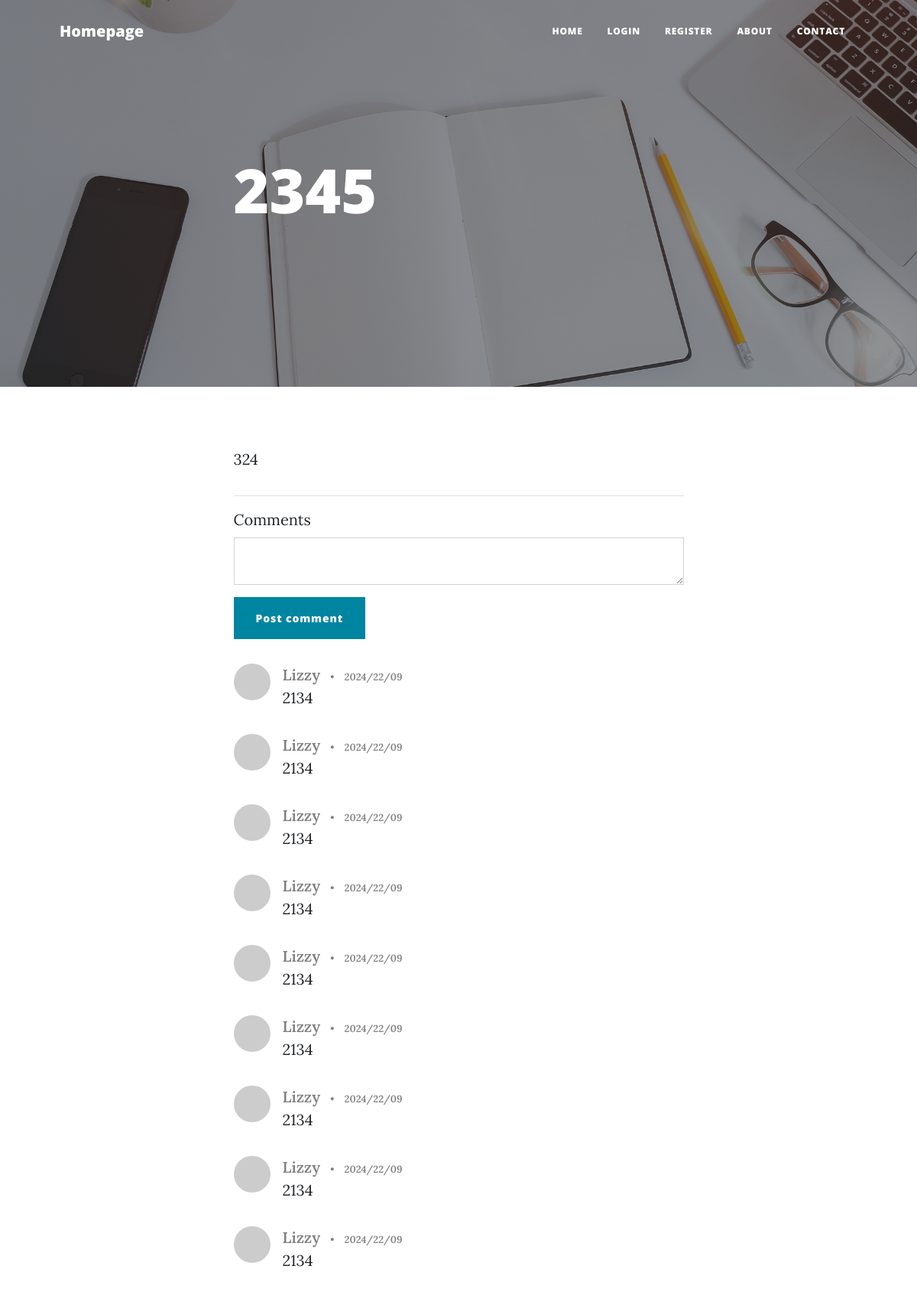
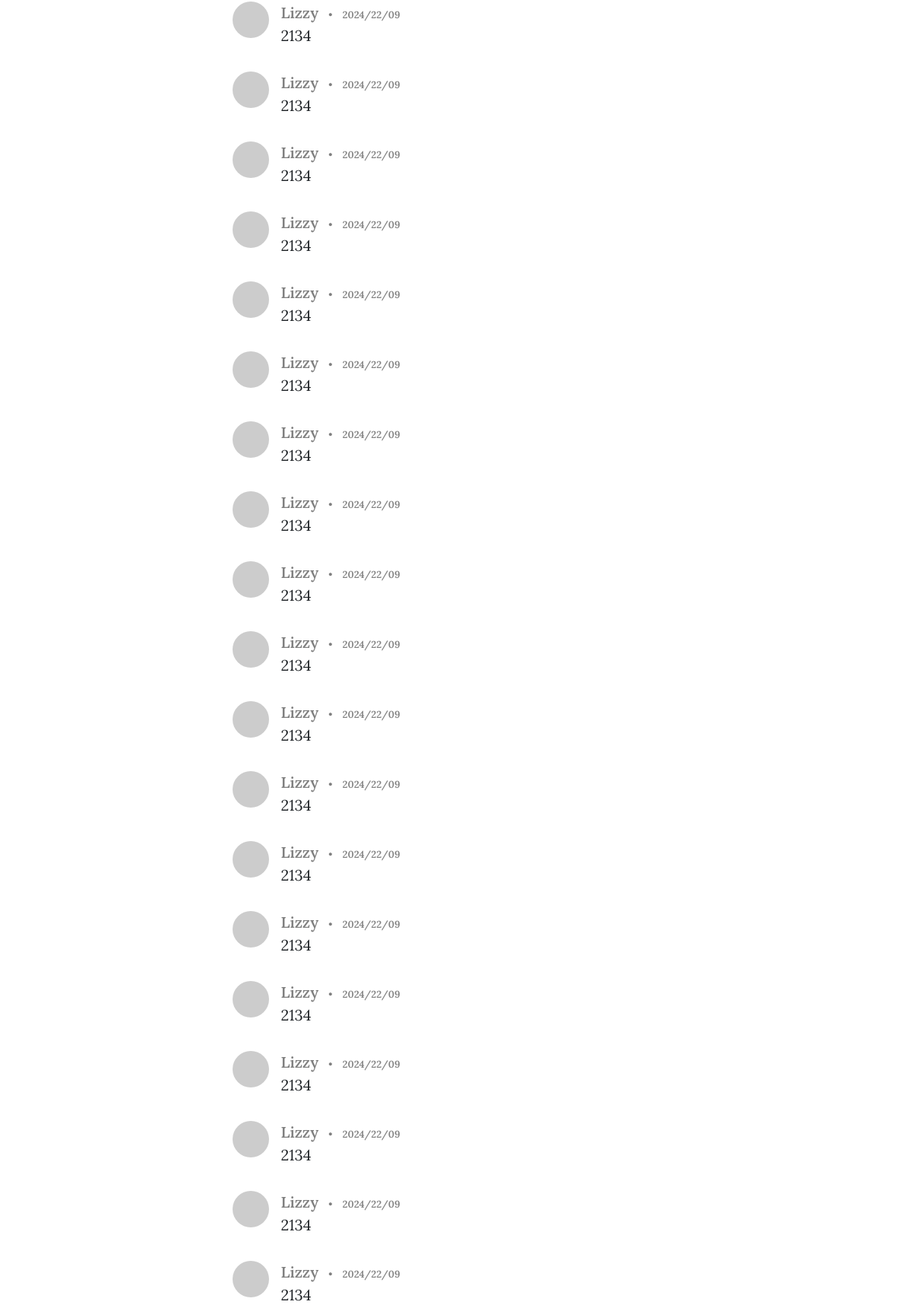
The page /1 (upper part) on the database its author committed (2 pictures, top to bottom).
### database.py (models this page shows)
class Blogs(Base):
    __tablename__ = 'Blogs'
    id:Mapped[int] = mapped_column(primary_key=True)
    body:Mapped[str] = mapped_column(nullable=False)
    image:Mapped[str]
    title:Mapped[str] = mapped_column(nullable=False)
    subtitle:Mapped[str] = mapped_column(nullable=False)
    date:Mapped[str] = mapped_column(nullable=False)
    author_id:Mapped[int] = mapped_column(ForeignKey('User.id'), nullable=False)
    author:Mapped[User] = relationship('User', back_populates='blogs')

class Comments(Base):
    __tablename__ = 'Comments'
    id:Mapped[int] = mapped_column(primary_key=True)
    text:Mapped[str] = mapped_column(nullable=False)
    author_id:Mapped[int] = mapped_column(ForeignKey('User.id'), nullable=False)
    blog_id:Mapped[int] = mapped_column(ForeignKey('Blogs.id'), nullable=False)
    author:Mapped[User] = relationship('User', back_populates='comments')

class User(UserMixin, Base):
    __tablename__ = 'User'
    id:Mapped[int] = mapped_column(primary_key=True)
    email:Mapped[str] = mapped_column(nullable=False, unique=True)
    password:Mapped[str] = mapped_column(nullable=False)
    name:Mapped[str] = mapped_column(nullable=False)
    blogs:Mapped[List['Blogs']] = relationship('Blogs', back_populates='author')
    comments:Mapped[List['Comments']] = relationship('Comments', back_populates='author')

### main.py (the view, shortened to what this page needs)
@app.route('/<int:index>', methods=['GET', 'POST'])
def show_post(index):
    current_post = custom_func.get_blog_byID(id=index)
    form = CommentForm()
    print(current_post)
    return render_template('post.html', title=current_post.title, img=custom_func.get_img('home'), c_post=current_post, form=form, logged_in=current_user.is_authenticated,
                           comments=custom_func.get_comments_byID(index), date=custom_func.comment_date(), avatar=avatar)

### main.py
class CommentForm(FlaskForm):
    comment = CKEditorField("Comments", validators=[DataRequired()])
    submit = SubmitField("Post comment")

### main.py (called while the page is built)
def avatar(email):
    digest = md5(email.lower().encode('utf-8')).hexdigest()
    return f'https://www.gravatar.com/avatar/{digest}?d=identicon&s={100}'

    def comment_date():  # Formats the current time as yyyy/mm/dd: 2023/08/12
        date = datetime.datetime.now()
        return date.strftime("%Y/%d/%m")

    def get_blog_byID(id):  # Get Blogs row by ID
        return session.query(Blogs).filter_by(id=id).first()

    def get_img(place):
        placeholder = './static/assets/img/'
        ender = '-bg.jpg'
        return placeholder + place + ender  # eg: about_img = placeholder + 'about' + ender

    def get_comments_byID(id):  # Get the specific comments for the blog id
        return session.query(Comments).filter_by(blog_id=id).all()

### templates/post.html (shortened to what this page needs)
<!DOCTYPE html>
<html lang="en">
    <head>
        <link href="{{url_for('static', filename='css/styles.css')}}" rel="stylesheet" />
        <link href="{{url_for('static', filename='css/comments.css')}}" rel="stylesheet" />
    </head>
    <body>
        {% from 'bootstrap5/form.html' import render_form %}
        {% include 'header.html' %}
        <article class="mb-4">
            <div class="container px-4 px-lg-5">
                <div class="row gx-4 gx-lg-5 justify-content-center">
                    <div class="col-md-10 col-lg-8 col-xl-7">
                        {{ c_post.body |safe }}
                        <hr>
                        {{ render_form(form) }}
                        {% if comments %}
                            {% for comment in comments %}
                                <div class="pfp img"><img src="{{avatar(comment.author.email)}}" alt="profile image">
                                    <div class="comment-container">
                                        <div class="author-intro">
                                            <span class="author-name">{{ comment.author.name|safe }}</span>
                                            <span class="seperator smaller-text">•</span>
                                            <span class="smaller-text">{{ date }}</span>
                                        </div>
                                        <span class="author-text">{{ comment.text|safe }}</span>
                                    </div>
                                </div>
                            {% endfor %}
                        {% endif %}
                    </div>
                </div>
            </div>
        </article>
    </body>
</html>

### templates/header.html (shortened to what this page needs)
<nav class="navbar navbar-expand-lg navbar-light" id="mainNav">
    <div class="container px-4 px-lg-5">
        <a class="navbar-brand" href="{{url_for('index')}}">Homepage</a>
        <div class="collapse navbar-collapse" id="navbarResponsive">
            <ul class="navbar-nav ms-auto py-4 py-lg-0">
                <li class="nav-item"><a class="nav-link px-lg-3 py-3 py-lg-4" href="{{url_for('index')}}">Home</a></li>
                {% if not logged_in %}
                    <li class="nav-item"><a class="nav-link px-lg-3 py-3 py-lg-4" href="{{url_for('login')}}">Login</a></li>
                    <li class="nav-item"><a class="nav-link px-lg-3 py-3 py-lg-4" href="{{url_for('register')}}">Register</a></li>
                {% else %}
                    <li class="nav-item"><a class="nav-link px-lg-3 py-3 py-lg-4" href="{{url_for('logout')}}">Logout</a></li>
                {% endif %}
                <li class="nav-item"><a class="nav-link px-lg-3 py-3 py-lg-4" href="{{url_for('about')}}">About</a></li>
                <li class="nav-item"><a class="nav-link px-lg-3 py-3 py-lg-4" href="{{url_for('contact')}}">Contact</a></li>
            </ul>
        </div>
    </div>
</nav>
<header class="masthead" style="background-image: url('{{img}}')">
    <div class="container position-relative px-4 px-lg-5">
        <div class="row gx-4 gx-lg-5 justify-content-center">
            <div class="col-md-10 col-lg-8 col-xl-7">
                <div class="site-heading {% if c_post %}text-start{% endif %}">
                    {% if c_post %}
                        <h1>{{c_post.title}}</h1>
                    {% elif not c_post %}
                        <h1>{{title}}</h1>
                        <span class="subheading">A Blog Theme by Start Bootstrap</span>
                    {% endif %}
                </div>
            </div>
        </div>
    </div>
</header>

### static/css/comments.css (style rules this page uses)
.pfp { display: flex; align-items: flex-start; gap: 1rem; margin-top: 2rem; }
.pfp img { height: 3rem; width: 3rem; border-radius: 50%; object-fit: cover; }
.comment-container { display: flex; flex-direction: column; }
.author-text p { margin: 0; }
.author-intro { color: grey; font-weight: 600; }
.seperator { padding-left: 0.5rem; padding-right: 0.5rem; }
.smaller-text { font-size: small; }

### rows shown on the page
Blogs: title "2345", body "324"
Comments: author.name "Lizzy", date "2024/22/09", text "2134"
Comments: author.name "Lizzy", date "2024/22/09", text "2134"
Comments: author.name "Lizzy", date "2024/22/09", text "2134"
Comments: author.name "Lizzy", date "2024/22/09", text "2134"
Comments: author.name "Lizzy", date "2024/22/09", text "2134"
Comments: author.name "Lizzy", date "2024/22/09", text "2134"
Comments: author.name "Lizzy", date "2024/22/09", text "2134"
Comments: author.name "Lizzy", date "2024/22/09", text "2134"
Comments: author.name "Lizzy", date "2024/22/09", text "2134"
Comments: author.name "Lizzy", date "2024/22/09", text "2134"
Comments: author.name "Lizzy", date "2024/22/09", text "2134"
Comments: author.name "Lizzy", date "2024/22/09", text "2134"
Comments: author.name "Lizzy", date "2024/22/09", text "2134"
Comments: author.name "Lizzy", date "2024/22/09", text "2134"
Comments: author.name "Lizzy", date "2024/22/09", text "2134"
Comments: author.name "Lizzy", date "2024/22/09", text "2134"
Comments: author.name "Lizzy", date "2024/22/09", text "2134"
Comments: author.name "Lizzy", date "2024/22/09", text "2134"
Comments: author.name "Lizzy", date "2024/22/09", text "2134"
Comments: author.name "Lizzy", date "2024/22/09", text "2134"
Comments: author.name "Lizzy", date "2024/22/09", text "2134"
Comments: author.name "Lizzy", date "2024/22/09", text "2134"
Comments: author.name "Lizzy", date "2024/22/09", text "2134"
Comments: author.name "Lizzy", date "2024/22/09", text "2134"
Comments: author.name "Lizzy", date "2024/22/09", text "2134"
Comments: author.name "Lizzy", date "2024/22/09", text "2134"
Comments: author.name "Lizzy", date "2024/22/09", text "2134"
Comments: author.name "Lizzy", date "2024/22/09", text "2134"
